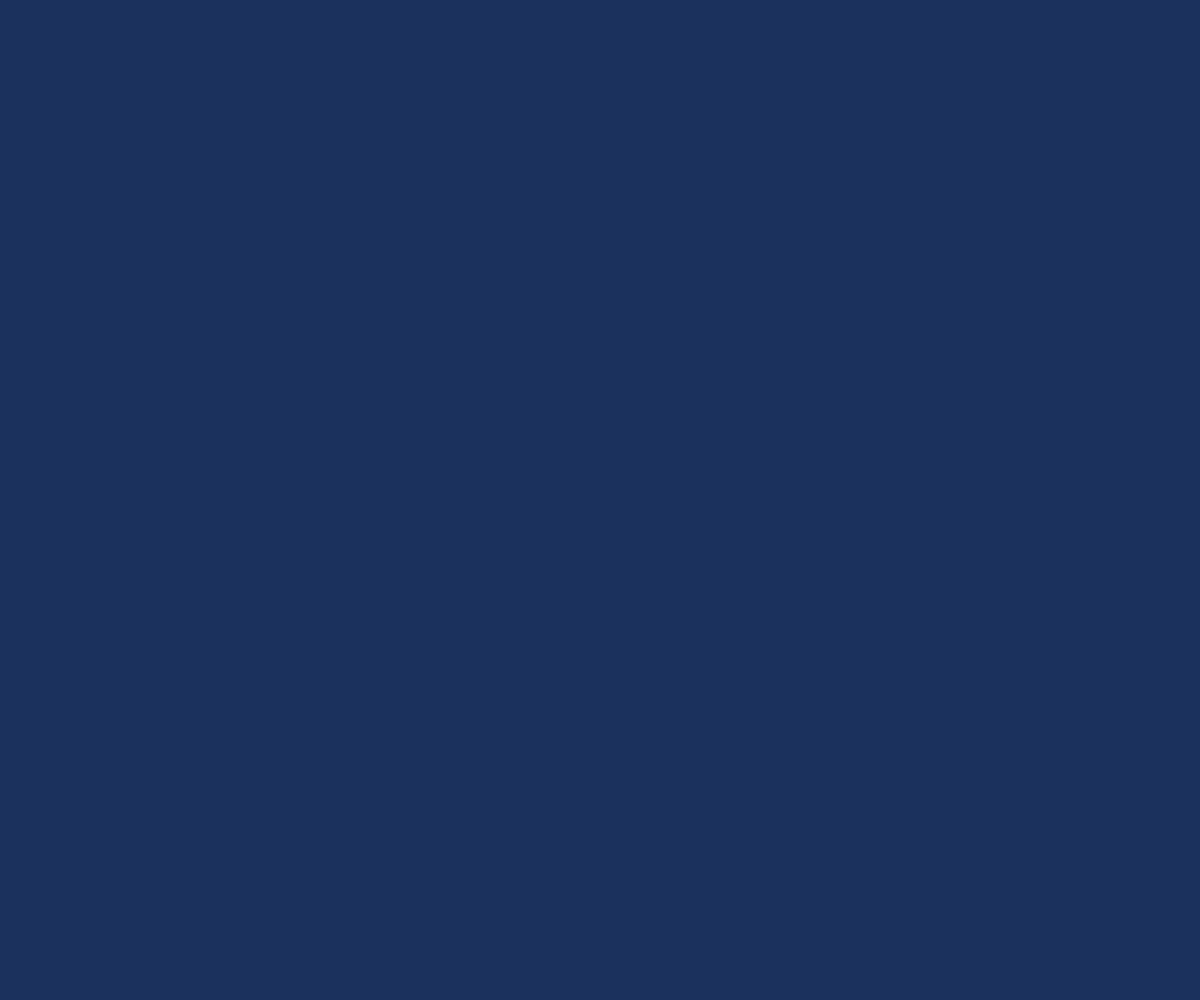
Frame 1 (no input)
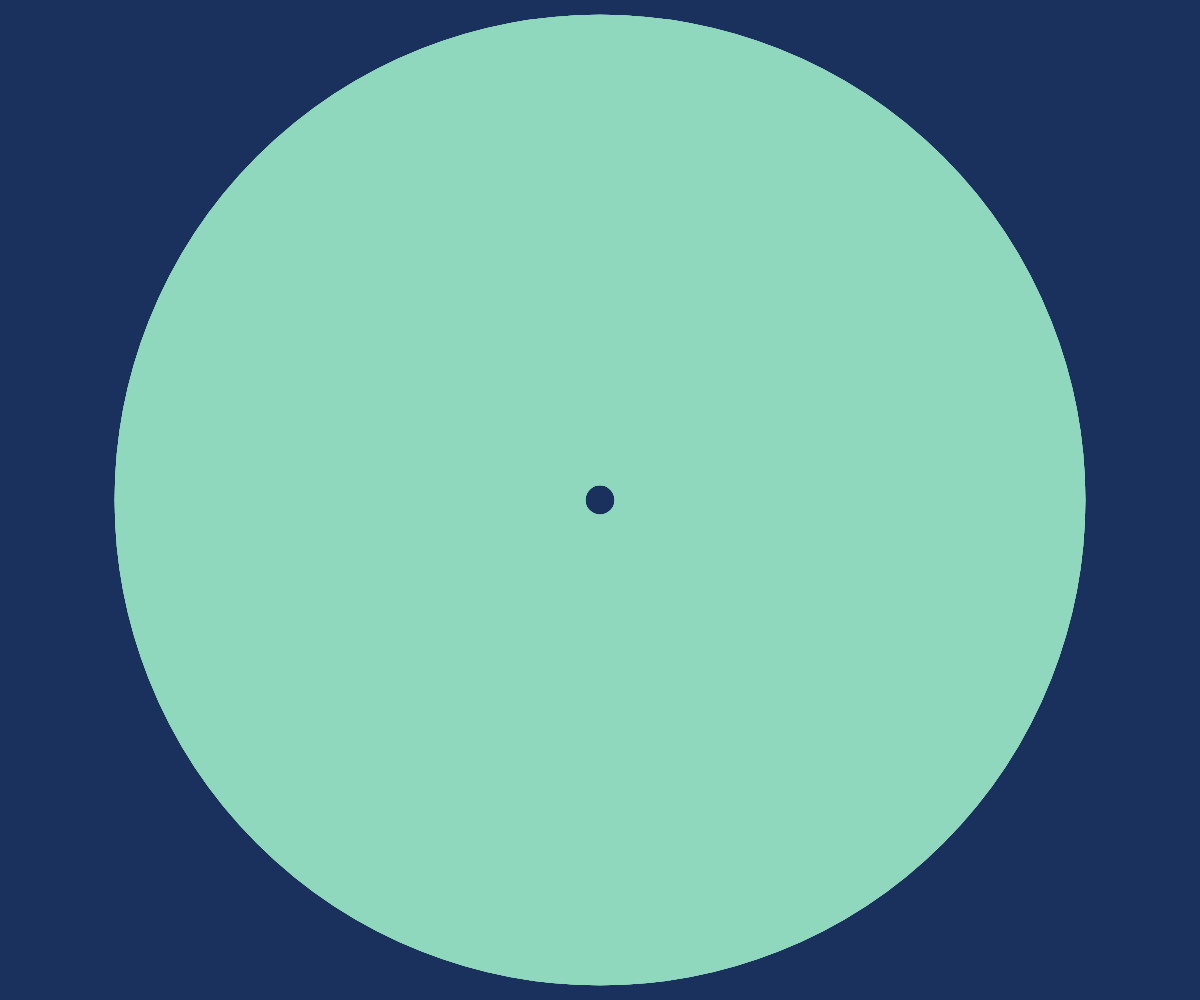
Frame 60 (no input)
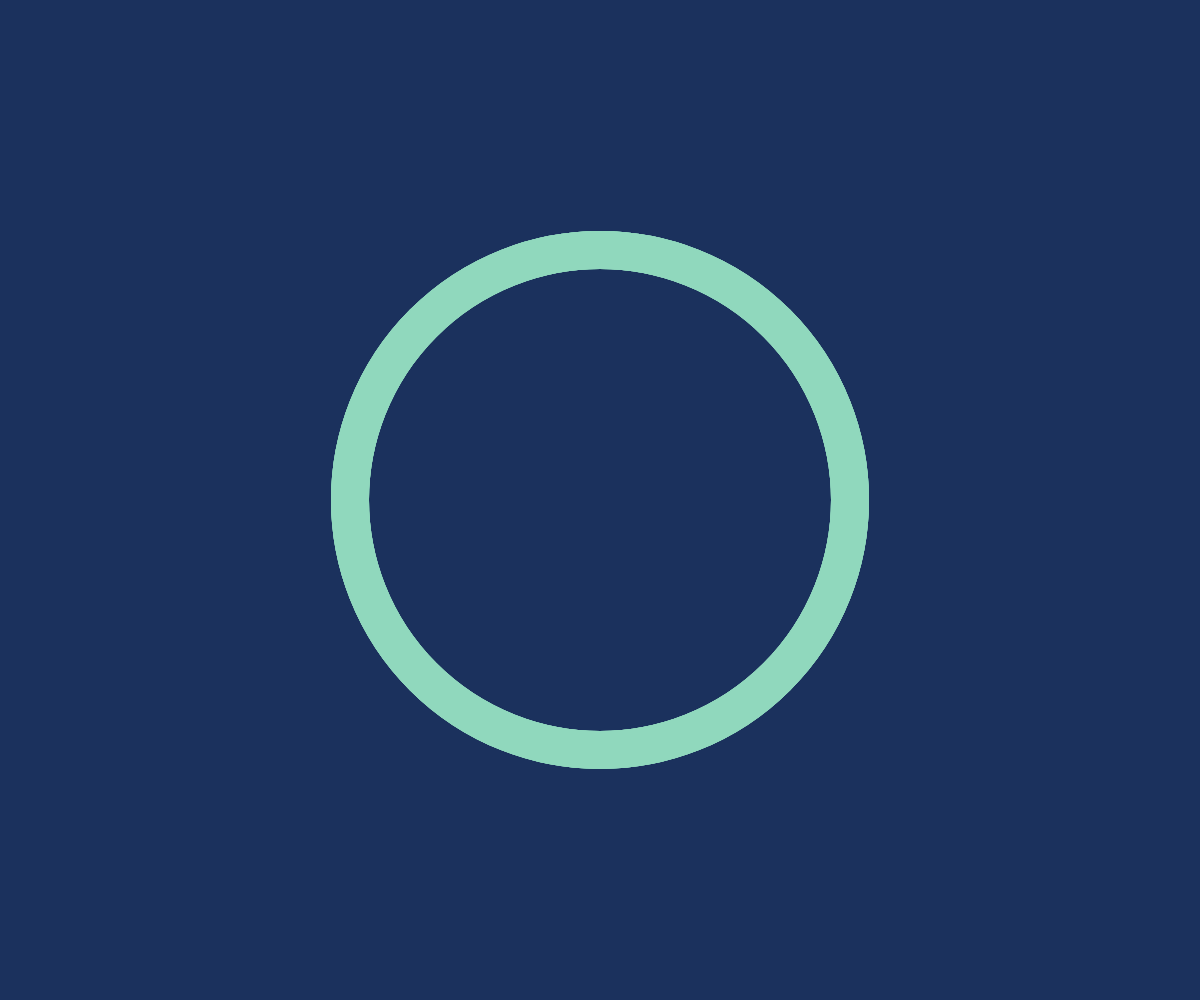
Frame 120 (the mouse pressed at the canvas centre since frame 60)

The p5.js sketch that drew these frames (run headless with seeded random() and noise() and a simulated clock; from frame 60 on, the mouse is pressed at the canvas centre):

// p5.js sketch
// ── sketch.js
let circles = [];

function setup() {
  createCanvas(windowWidth, windowHeight);
  angleMode(DEGREES);
  for (let i = 0; i < 4; i++) {
    let x = i + 20 * 40;
    let size = i + 10 * 20;
    circles[i] = new niceCircle(x, this.y, size, size);
  }
}

function windowResized() {
  resizeCanvas(windowWidth, windowHeight);
}

function draw() {
  background(27, 49, 93);
  for (let i = 0; i < circles.length; i++) {
    circles[i].render();
    circles[i].animate();
  }
}

class niceCircle {
  constructor() {
    this.x = windowWidth / 2;
    this.y = windowHeight / 2;
    this.minDim = min(windowWidth, windowHeight);
    this.size = this.minDim * 0.5;
  }

  animate() {
    this.time = millis() / 1000;
    this.duration = 3;
    this.playhead = this.time / this.duration;
    this.anim = sin(this.playhead * 360) * 0.5 + 0.5;
    this.thick = this.minDim * this.anim * 0.5;
  }

  render() {
    noFill();
    stroke(144, 216, 189);
    strokeWeight(this.thick);
    ellipse(this.x, this.y, this.size, this.size);
  }
}
